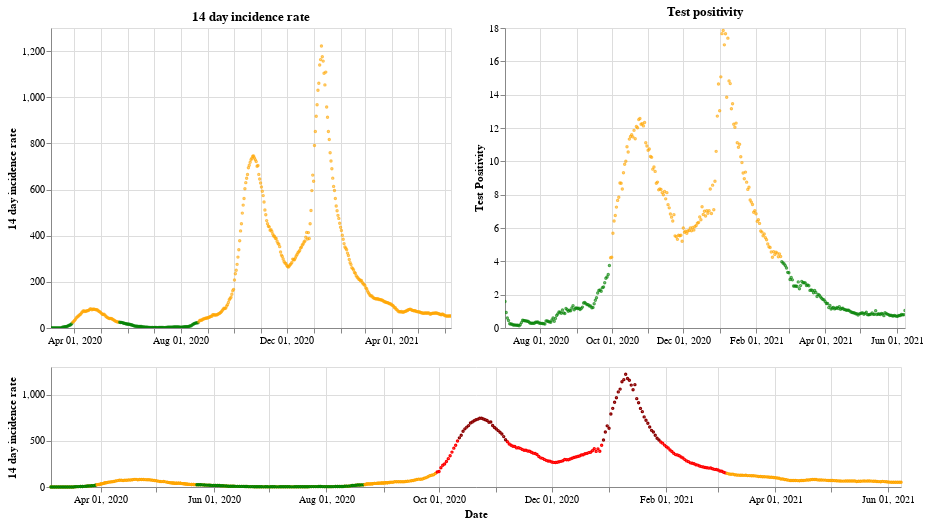

Here is the notebook cell this chart was saved with:
### Markdown cell above
## Northern Ireland

### Code cell
plot_traffic_light('Northern Ireland')

### Figure 1 — Vega-Lite specification as saved in the notebook (floating-point values rounded to 4 significant figures; data arrays with more than 128 entries replaced by an {"elided": "..."} marker saying what was removed)
{"config": {"view": {"continuousWidth": 400, "continuousHeight": 300}}, "vconcat": [{"hconcat": [{"mark": {"type": "point", "size": 2}, "encoding": {"color": {"condition": {"value": "green", "test": "(datum.twoWeeklyCasesRate <= 25)"}, "value": "orange"}, "tooltip": [{"type": "nominal", "field": "areaName"}, {"type": "temporal", "field": "date"}, {"type": "quantitative", "field": "twoWeeklyCasesRate"}, {"type": "quantitative", "field": "testPositivity"}], "x": {"type": "temporal", "axis": {"title": ""}, "field": "date", "scale": {"domain": {"selection": "DateBrush"}}, "timeUnit": "yearmonthdate"}, "y": {"type": "quantitative", "axis": {"title": "14 day incidence rate"}, "field": "twoWeeklyCasesRate"}}, "title": "14 day incidence rate", "width": 400}, {"mark": {"type": "point", "size": 2}, "encoding": {"color": {"condition": {"value": "green", "test": "(datum.testPositivity <= 4)"}, "value": "orange"}, "tooltip": [{"type": "nominal", "field": "areaName"}, {"type": "temporal", "field": "date"}, {"type": "quantitative", "field": "twoWeeklyCasesRate"}, {"type": "quantitative", "field": "testPositivity"}], "x": {"type": "temporal", "axis": {"title": ""}, "field": "date", "scale": {"domain": {"selection": "DateBrush"}}, "timeUnit": "yearmonthdate"}, "y": {"type": "quantitative", "axis": {"title": "Test Positivity"}, "field": "testPositivity"}}, "title": "Test positivity", "width": 400}]}, {"layer": [{"mark": {"type": "point", "size": 2}, "encoding": {"color": {"condition": {"value": "orange", "test": "((50 && datum.twoWeeklyCasesRate) < 150)"}, "value": "red"}, "opacity": {"condition": {"value": 1, "test": "((50 && datum.twoWeeklyCasesRate) < 500)"}, "value": 0}, "tooltip": [{"type": "nominal", "field": "areaName"}, {"type": "temporal", "field": "date"}, {"type": "quantitative", "field": "twoWeeklyCasesRate"}, {"type": "quantitative", "field": "testPositivity"}], "x": {"type": "temporal", "axis": {"title": "Date"}, "field": "date", "timeUnit": "yearmonthdate"}, "y": {"type": "quantitative", "axis": {"title": "14 day incidence rate"}, "field": "twoWeeklyCasesRate"}}, "selection": {"DateBrush": {"type": "interval", "encodings": ["x"], "fields": ["Time"]}}, "width": 850}, {"mark": {"type": "point", "size": 2}, "encoding": {"color": {"value": "darkred"}, "opacity": {"condition": {"value": 1, "test": "(datum.twoWeeklyCasesRate >= 500)"}, "value": 0}, "tooltip": [{"type": "nominal", "field": "areaName"}, {"type": "temporal", "field": "date"}, {"type": "quantitative", "field": "twoWeeklyCasesRate"}, {"type": "quantitative", "field": "testPositivity"}], "x": {"type": "temporal", "axis": {"title": "Date"}, "field": "date", "timeUnit": "yearmonthdate"}, "y": {"type": "quantitative", "axis": {"title": "14 day incidence rate"}, "field": "twoWeeklyCasesRate"}}, "width": 400}, {"mark": {"type": "point", "size": 2}, "encoding": {"color": {"condition": {"value": "green", "test": "((4 && datum.twoWeeklyCasesRate) < 25)"}, "value": "orange"}, "opacity": {"condition": {"value": 1, "test": "(datum.twoWeeklyCasesRate < 50)"}, "value": 0}, "tooltip": [{"type": "nominal", "field": "areaName"}, {"type": "temporal", "field": "date"}, {"type": "quantitative", "field": "twoWeeklyCasesRate"}, {"type": "quantitative", "field": "testPositivity"}], "x": {"type": "temporal", "axis": {"title": "Date"}, "field": "date", "timeUnit": "yearmonthdate"}, "y": {"type": "quantitative", "axis": {"title": "14 day incidence rate"}, "field": "twoWeeklyCasesRate"}}, "width": 400}], "height": 120, "width": 800}], "data": {"name": "data-7c3ecf4aef91f3e67126a05daf93ef25"}, "$schema": "https://vega.github.io/schema/vega-lite/v4.8.1.json", "datasets": {"data-7c3ecf4aef91f3e67126a05daf93ef25": {"elided": "461 records"}}}
